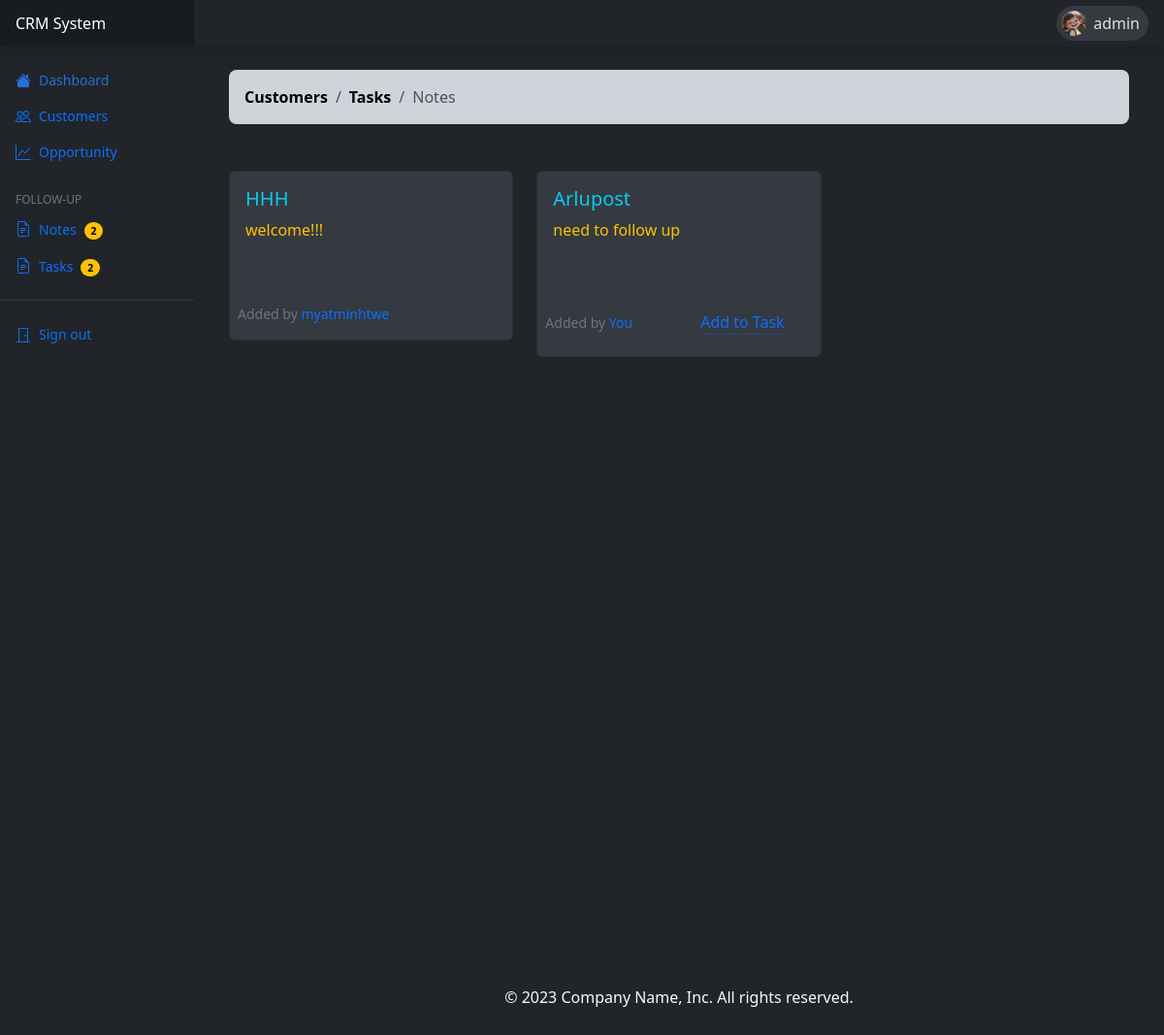
/note-list/ (signed in), run on an earlier commit of the app's database.
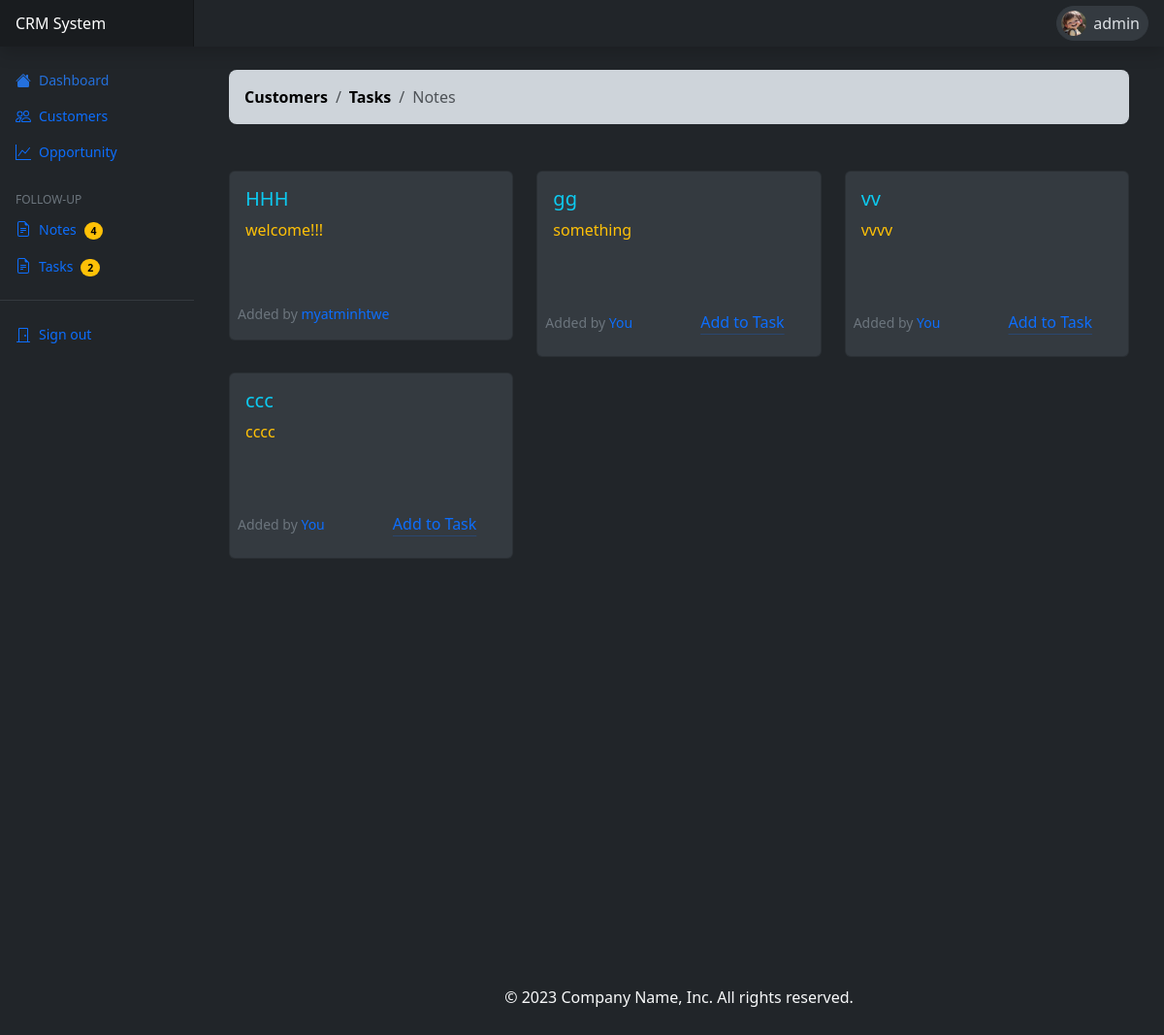
And on a later commit of the database.
### crms_app/models.py (models this page shows, shortened)
class NoteModel(models.Model):
    note = models.TextField()
    assigned_by = models.ForeignKey(User, on_delete=models.SET_NULL, null=True, blank=True)
    customer = models.ForeignKey('CustomerModel', on_delete=models.CASCADE)

class CustomerModel(models.Model):
    com_name = models.CharField(max_length=100)
    cs_name = models.CharField(max_length=100)
    email = models.EmailField()
    phone = models.IntegerField()
    address = models.TextField()
    industry = models.CharField(max_length=150)
    note = models.TextField(blank=True,null=True)
    modified_date = models.DateField(default=timezone.now,blank=True)
    created_date = models.DateField(default=timezone.now)

### crms_app/views.py (the view)
# urls.py: path('note-list/', views.listNotes, name="note_list"),
@login_required(login_url='/authentication/login')
def listNotes(request):
    notes = NoteModel.objects.all()
    tasks = TaskModel.objects.all()
    return render(request, 'todo/note_list.html', {'notes': notes,'tasks':tasks})

### templates/todo/note_list.html (shortened to what this page needs)
{% extends 'base.html' %}
{% load static %}
{% block content %}
<link rel="stylesheet" href="https://cdn.jsdelivr.net/npm/bootstrap-icons@1.11.2/font/bootstrap-icons.min.css">
<div class="container">
<div class="mt-4 link-text">
    <nav aria-label="breadcrumb">
      <ol class="breadcrumb breadcrumb-chevron p-3 bg-dark-subtle rounded-3">
        <li class="breadcrumb-item">
          <a class="link-body-emphasis fw-semibold text-decoration-none" href="{% url 'crms' %}">Customers</a>
        </li>
        <li class="breadcrumb-item">
          <a class="link-body-emphasis fw-semibold text-decoration-none" href="{% url 'task_list' %}">Tasks</a>
        </li>
        <li class="breadcrumb-item active" aria-current="page">
          Notes
        </li>
      </ol>
    </nav>
</div>
    <div class="card border-0 mt-5" style="background-color: var(--bs-bg-dark);min-height: 100vh;">
        <div class="row notecard">
          {% for note in notes %}
            <div class="col-sm-4 col-md-6 col-lg-4 mb-3">
              <div class="card" style="background-color: var(--bs-gray-800);">
                <div class="card-body">
                  <h5 class="card-title text-info">{{ note.customer.com_name }}</h5>
                  <p class="card-text text-warning mb-5">{{ note.note }}</p>
                </div>
                <div class="d-flex justify-content-between align-items-center">
                  {% if note.assigned_by %}
                    {% if note.assigned_by == user %}
                      <p class="card-text">
                        <small class="text-secondary ms-2">Added by <span class="text-primary">You</span></small>
                      </p>
                    {% else %}
                      <p class="card-text">
                        <small class="text-secondary ms-2">Added by <span class="text-primary">{{ note.assigned_by.username }}</span></small>
                      </p>
                    {% endif %}
                  {% endif %}
                  <form action="{% url 'add_task' note.id %}" method="POST" class="me-4">
                    {% if note.assigned_by != user %}
                    <button type="submit" class="btn d-none btn-link link-primary link-offset-3 link-underline-opacity-25 link-underline-opacity-100-hover">
                      Add to Task
                    </button>
                    {% else %}
                    <button type="submit" class="btn btn-link link-primary link-offset-3 link-underline-opacity-25 link-underline-opacity-100-hover">
                      Add to Task
                    </button>
                    {% endif %}
                  </form>
                </div>
              </div>
            </div>
          {% endfor %}
          </div>
    </div>
</div>
{% endblock %}

What changed in the data, as far as the page shows it:
removed NoteModel: customer.com_name "Arlupost", note "need to follow up", shows "Added by", shows "Add to Task"
added NoteModel: customer.com_name "gg", note "something", shows "Added by", shows "Add to Task"
added NoteModel: customer.com_name "vv", note "vvvv", shows "Added by", shows "Add to Task"
added NoteModel: customer.com_name "ccc", note "cccc", shows "Added by", shows "Add to Task"
Also different on the page:
{{ notes|length }}: "2" → "4"
